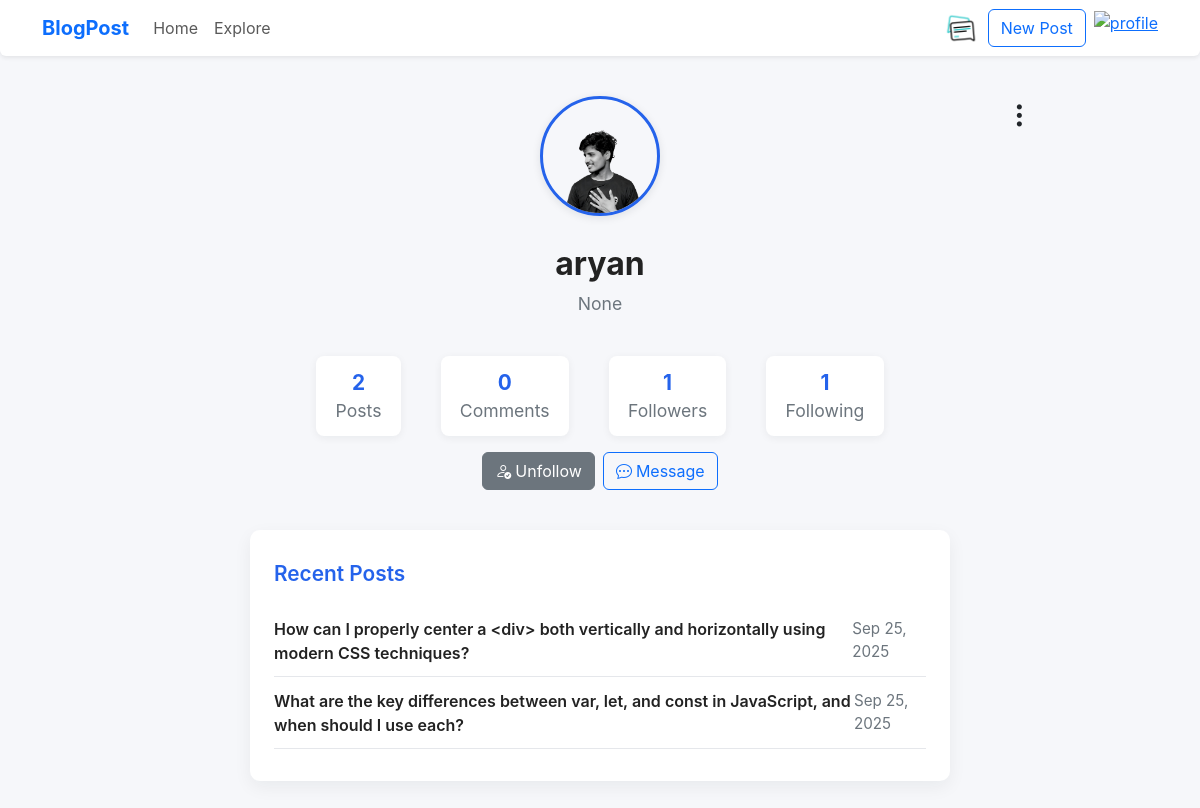
/viewProfile/4/ (signed in), run on the app's committed database.
### blog/models.py (models this page shows, shortened)
class Users(models.Model):
    id = models.AutoField(primary_key=True)
    profile_picture = models.ImageField(upload_to='profile_pics/', blank=True, null=True)
    username = models.CharField(max_length=100,unique=True)
    password = models.CharField(max_length=100)
    name = models.CharField(max_length=200)
    email = models.EmailField(unique=True)
    bio = models.TextField(blank=True, null=True)
    created_at = models.DateTimeField(auto_now_add=True)
    posts = models.ManyToManyField('Post', related_name='user_posts', blank=True)
    followers = models.ManyToManyField('self', symmetrical=False, related_name='following_user', blank=True)
    following = models.ManyToManyField('self', symmetrical=False, related_name='followers_user', blank=True)

class Post(models.Model):
    id = models.AutoField(primary_key=True)
    title = models.CharField(max_length=200)
    content = models.TextField()
    author = models.ForeignKey(Users, on_delete=models.CASCADE)
    created_at = models.DateTimeField(auto_now_add=True)
    updated_at = models.DateTimeField(auto_now=True)
    allComments = models.ManyToManyField('Comment', related_name='post_comments', blank=True)

### blog/views.py (the view)
# urls.py: path('viewProfile/<int:user_id>/', views.viewProfile, name='viewProfile'),
def viewProfile(request, user_id):
    login_required(request)
    is_authenticated = 'user_id' in request.session
    if user_id == request.session.get('user_id'):
        return redirect('profile')
    try:
        user = Users.objects.get(id=user_id)
    except Users.DoesNotExist:
        return HttpResponse("User does not exist")
    user_posts = user.posts.all()
    comments_count = Comment.objects.filter(author=user).count()
    target_user = Users.objects.get(id=user_id)
    followed_by_current_user = False
    if target_user in Users.objects.get(id=request.session['user_id']).following.all():
        followed_by_current_user = True
    return render(request, 'blog/viewProfile.html', {'user': user, 'posts': user_posts, 'comments_count': comments_count, 'is_authenticated': is_authenticated, 'followed_by_current_user': followed_by_current_user})

### blog/views.py (called while the page is built)
def login_required(request):
    if 'user_id' not in request.session:
        return redirect('login')
    else:
        return redirect('login')

### templates/blog/viewProfile.html (shortened to what this page needs)
{% extends 'app.html' %}
{% block content %}
<div class="profile-header position-relative" style="align-items: center; flex-direction: column;">
    {% if request.session.user_id and request.session.user_id != user.id %}
    <div style="position:absolute;top:0;right:0;">
        <div class="dropdown">
            <button class="btn btn-link text-dark p-0" type="button" id="profileMenu" data-bs-toggle="dropdown"
                aria-expanded="false" style="font-size:1.7rem;">
                <i class="bi bi-three-dots-vertical"></i>
            </button>
        </div>
    </div>
    {% endif %}
    <img src="{{ user.profile_picture.url }}" alt="Avatar" class="profile-avatar">
    <div class="profile-username">{{ user.username }}</div>
    <div class="profile-bio">{{ user.bio|default:'No bio yet.' }}</div>
    <div class="profile-stats">
        <div>
            <strong>{{ posts.count }}</strong><br><span>Posts</span>
        </div>
        <div>
            <strong>{{comments_count }}</strong><br><span>Comments</span>
        </div>
        <div>
            <strong>{{ user.followers.count }}</strong><br><span>Followers</span>
        </div>
        <div>
            <strong>{{ user.following.count }}</strong><br><span>Following</span>
        </div>
    </div>
    {% if request.session.user_id and request.session.user_id != user.id %}
    <div class="d-flex gap-2 mt-3">
        {% if followed_by_current_user %}
        <a href="{% url 'follow_user' user.id %}" class="btn btn-secondary">
            <i class="bi bi-person-check me-1"></i>Unfollow
        </a>
        {% else %}
        <a href="{% url 'follow_user' user.id %}" class="btn btn-primary">
            <i class="bi bi-person-plus me-1"></i>Follow
        </a>
        {% endif %}
        <a href="{% url 'createConversation' user.id %}" class="btn btn-outline-primary">
            <i class="bi bi-chat-dots me-1"></i>Message
        </a>
    </div>
    {% endif %}
</div>
<div class="profile-section">
    <h4>Recent Posts</h4>
    {% if posts %}
    <ul class="profile-post-list">
        {% for post in posts %}
        <li class="profile-post-item">
            <a href="{% url 'postView' post.id %}" class="profile-post-title">{{ post.title }}</a>
            <span class="profile-post-date">{{ post.created_at|date:'M d, Y' }}</span>
        </li>
        {% endfor %}
    </ul>
    {% else %}
    <p class="profile-empty">No posts yet.</p>
    {% endif %}
</div>
{% endblock %}
{% block extra_css %}
<link rel="stylesheet" href="https://cdn.jsdelivr.net/npm/bootstrap-icons@1.10.5/font/bootstrap-icons.css">
{% endblock %}

### templates/app.html (style rules this page uses)
body { background: #f6f7fa; color: #222; font-family: 'Inter', Arial, sans-serif; margin: 0; }

### templates/blog/viewProfile.html (style rules this page uses)
.profile-header { display: flex; flex-direction: column; align-items: center; justify-content: center; margin-top: 2.5rem; margin-bottom: 2.5rem; }
.profile-avatar { width: 120px; height: 120px; object-fit: cover; border-radius: 50%; border: 3px solid var(--accent, #2563eb); margin-bottom: 1rem; box-shadow: 0 2px 8px rgba(22, 28, 36, 0.10); }
.profile-username { font-size: 2rem; font-weight: 700; margin: 0.5rem 0 0.2rem 0; }
.profile-bio { color: var(--muted, #6c757d); font-size: 1.1rem; margin-bottom: 1.2rem; text-align: center; max-width: 500px; }
.profile-stats { display: flex; gap: 2.5rem; margin-top: 1.2rem; font-size: 1.1rem; color: var(--muted, #6c757d); justify-content: center; }
.profile-stats div { text-align: center; background: var(--card, #fff); border-radius: 8px; box-shadow: 0 2px 8px rgba(22, 28, 36, 0.06); padding: 0.7rem 1.2rem; min-width: 80px; }
.profile-stats strong { font-size: 1.3rem; color: var(--accent, #2563eb); }
.profile-section { max-width: 700px; margin: 2rem auto; background: var(--card, #fff); border-radius: 10px; box-shadow: 0 6px 18px rgba(22, 28, 36, 0.06); padding: 2rem 1.5rem; }
.profile-section h4 { margin-bottom: 1.2rem; font-size: 1.3rem; font-weight: 600; color: var(--accent, #2563eb); }
.profile-post-list { list-style: none; padding: 0; margin: 0; }
.profile-post-item { display: flex; justify-content: space-between; align-items: center; padding: 0.7rem 0; border-bottom: 1px solid var(--border, #e5e7eb); }
.profile-post-title { font-weight: 600; color: #222; text-decoration: none; transition: color 0.2s; }
.profile-post-date { color: var(--muted, #6c757d); font-size: 0.95em; }

### data on the page
Users: profile_picture (picture), username "aryan", bio "None", followers.count "1", following.count "1"
Post: title "How can I properly center a <div> both vertically and horizontally using modern CSS techniques?", created_at "Sep 25, 2025"
Post: title "What are the key differences between var, let, and const in JavaScript, and when should I use each?", created_at "Sep 25, 2025"

### other printed values
{{ posts.count }} "2"
{{ comments_count }} "0"
